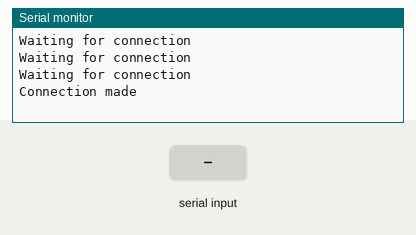
A sketch run on a simulated ESP8266 (NodeMCU). On the bench: the last lines printed to the serial monitor. Inputs (shaded band) come from the test bench. WiFi joins after 1.5 s; servers stay silent unless stated; uploads are accepted with an empty reply.

Above: at 2.7 s.
2.8 s: "1" received over Serial
At 4.8 s:
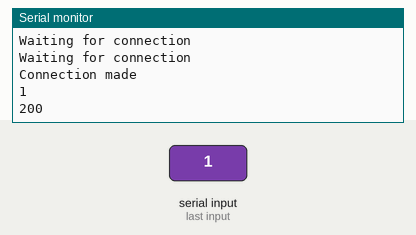
5.5 s: "0" received over Serial
At 6.9 s:
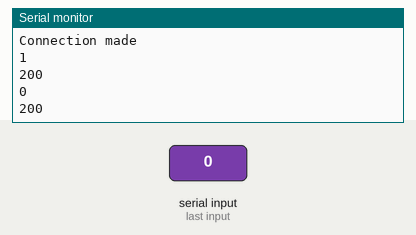
7.0 s: "2" received over Serial
At 9.2 s:
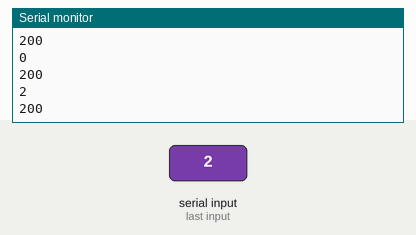
Timing chart, 0 to 10.7 s (numbered marks = the images above; inputs shaded):
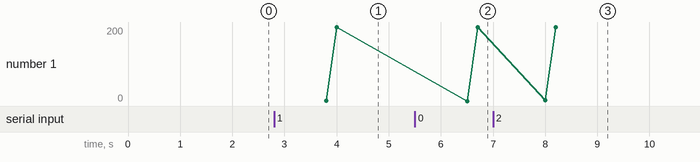

The sketch:

WiFiClient.ino.ino
```cpp
#include <ESP8266HTTPClient.h>
#include <ESP8266WiFi.h>
String incoming;
String dataToSend;

void setup() {

  Serial.begin(9600);                 //Serial connection
  WiFi.begin("kaas", "kaaskoekjes");   //WiFi connection

  while (WiFi.status() != WL_CONNECTED) {  //Wait for the WiFI connection completion

    delay(500);
    Serial.println("Waiting for connection");

  }
  Serial.println("Connection made");


}

void loop() {

 while(Serial.available()) {

  incoming= Serial.readString();// read the incoming data as string

  Serial.println(incoming);
  dataToSend = incoming;

}
 if(dataToSend!=""){
  send_to_server(dataToSend);
  dataToSend="";

 }


}

void send_to_server(String data) {
  if(WiFi.status()== WL_CONNECTED){   //Check WiFi connection status

     HTTPClient http;    //Declare object of class HTTPClient

     http.begin("http://192.168.10.1:80/esp_update.php");      //Specify request destination
     http.addHeader("Content-Type", "application/x-www-form-urlencoded");
     //http.writeToStream(&Serial);

     int httpCode = http.POST(data);   //Send the request
     String payload = http.getString();                  //Get the response payload
     Serial.println(httpCode);   //Print HTTP return code
     Serial.println(payload);    //Print request response payload

     http.end();  //Close connection

   }else{

      Serial.println("Error in WiFi connection");

  }
}
```

Measured:
- after the input at 2.8 s, the serial monitor: prints a new line after 1.0 s (image 1)
- after the input at 5.5 s, the serial monitor: prints a new line after 1.0 s (image 2)
- after the input at 7.0 s, the serial monitor: prints a new line after 1.0 s (image 3)
